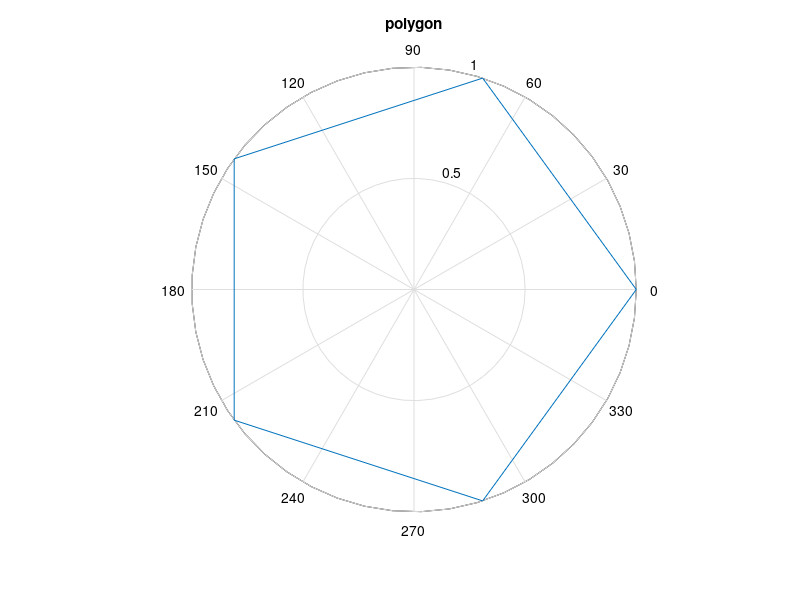

Reproduce this figure in MATLAB.
function polygon()

n = input('Enter the number of sides:\n');
theta = 0 : 2.*pi./n : 2*pi;
r = ones(1, length(theta));
polar(theta,r)
title('polygon')